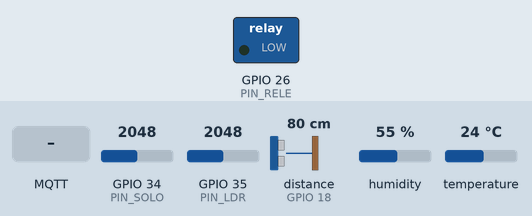
Simulated run of this sketch. Board: ESP32. Parts: switched loads named in the sketch (green lamp = pin HIGH). Wiring (inferred from the names in the program): ultrasonic range finder: trigger GPIO 5; echo GPIO 18. The test bench sets the inputs (shaded band); at power-on: GPIO 34 (PIN_SOLO) = 2048, distance to the obstacle (sensor on GPIO 18) 80 cm, GPIO 35 (PIN_LDR) = 2048, humidity 55 %, temperature 24 °C. The echo pulse lasts 58.3 µs per cm; WiFi joins after 1.5 s; servers stay silent unless stated; random numbers use the default seed unless the sketch sets one; no MQTT or app messages arrive unless stated; pins used as bus, display or sensor lines are not drawn; what the sketch prints to the serial monitor is not drawn.

Above: at 2.7 s.
2.8 s: GPIO 34 (PIN_SOLO) set to 1484
4.7 s: GPIO 34 (PIN_SOLO) set to 1385
At 6.7 s:
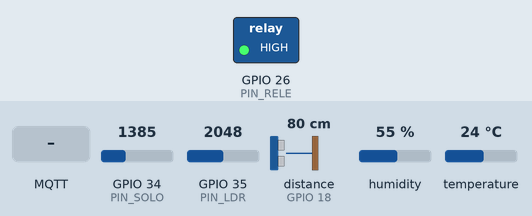
7.0 s: distance to the obstacle (sensor on GPIO 18) set to 54 cm
8.5 s: distance to the obstacle (sensor on GPIO 18) set to 45 cm
13.0 s: MQTT message "OFF" arrives on the first subscribed topic
At 14.3 s:
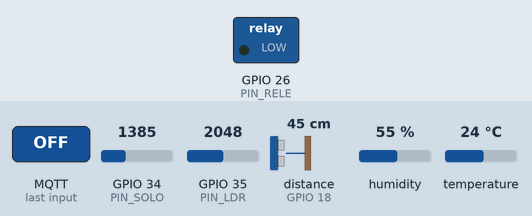
Timing chart, 0 to 16.0 s (numbered marks = the images above; inputs shaded):
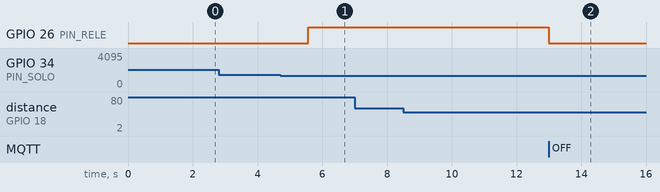

Measured:
- the behaviour switches between 1434 and 1433 on GPIO 34 (PIN_SOLO) (found by bisection; images 0 and 1)
- after the input at 2.8 s, every drawn part: stays the same
- after the input at 4.7 s, GPIO 26 (PIN_RELE): LOW → HIGH after 0.88 s
- after the input at 7.0 s, every drawn part: stays the same
- after the input at 8.5 s, every drawn part: stays the same
- after the input at 13.0 s, GPIO 26 (PIN_RELE): HIGH → LOW at once

The sketch:

sketch.ino
```cpp
#include <WiFi.h>
#include <PubSubClient.h>
#include <DHT.h>
#include <ArduinoJson.h>

// --- Configurações de Rede e MQTT ---
const char* ssid = "Wokwi-GUEST";
const char* password = "";
const char* mqtt_server = "broker.hivemq.com"; // Suporta WebSockets na sala VR (ws://broker.hivemq.com:8000/mqtt)
const int mqtt_port = 1883;

// Tópicos MQTT (Ajuste conforme o projeto Estufa Inteligente)
const char* TOPIC_TELEMETRIA = "estufa/vr/telemetria";
const char* TOPIC_CMD_BOMBA  = "estufa/vr/bomba/cmd";
const char* TOPIC_CONFIG     = "estufa/vr/config";

// --- Pinos dos Sensores e Atuadores ---
#define PIN_SOLO 34
#define PIN_LDR  35
#define PIN_RELE 26
#define PIN_TRIG 5
#define PIN_ECHO 18
#define PIN_DHT  15

DHT dht(PIN_DHT, DHT22);
WiFiClient espClient;
PubSubClient client(espClient);

// --- Variáveis de Estado e Histerese ---
float limiarLigar = 35.0;     // Liga abaixo de 35%
float limiarDesligar = 70.0;  // Desliga em 70%
bool bombaLigada = false;
bool modoManual = false;
unsigned long ultimoEnvio = 0;

void setup_wifi() {
  delay(10);
  Serial.print("Conectando ao Wi-Fi");
  WiFi.begin(ssid, password);
  while (WiFi.status() != WL_CONNECTED) {
    delay(500);
    Serial.print(".");
  }
  Serial.println("\nWi-Fi conectado!");
}

// Recebe comandos da Sala VR (Ligar/Desligar bomba ou alterar limites)
void callback(char* topic, byte* payload, unsigned int length) {
  String msg;
  for (unsigned int i = 0; i < length; i++) {
    msg += (char)payload[i];
  }
  Serial.printf("Mensagem recebida [%s]: %s\n", topic, msg.c_str());

  // Comando direto para a bomba vindo da Sala VR
  if (String(topic) == TOPIC_CMD_BOMBA) {
    if (msg == "ON") {
      modoManual = true;
      bombaLigada = true;
    } else if (msg == "OFF") {
      modoManual = true;
      bombaLigada = false;
    } else if (msg == "AUTO") {
      modoManual = false;
    }
    digitalWrite(PIN_RELE, bombaLigada ? HIGH : LOW);
  }

  // Atualização dinâmica dos limites de histerese via painel VR
  if (String(topic) == TOPIC_CONFIG) {
    StaticJsonDocument<200> doc;
    DeserializationError error = deserializeJson(doc, msg);
    if (!error) {
      if (doc.containsKey("min")) limiarLigar = doc["min"];
      if (doc.containsKey("max")) limiarDesligar = doc["max"];
      Serial.printf("Novos limites: Ligar < %.1f%% | Desligar >= %.1f%%\n", limiarLigar, limiarDesligar);
    }
  }
}

void reconnect() {
  while (!client.connected()) {
    Serial.print("Conectando ao Broker MQTT...");
    String clientId = "ESP32-EstufaVR-" + String(random(0xffff), HEX);
    if (client.connect(clientId.c_str())) {
      Serial.println("Conectado!");
      client.subscribe(TOPIC_CMD_BOMBA);
      client.subscribe(TOPIC_CONFIG);
    } else {
      Serial.print("Falha, rc=");
      Serial.print(client.state());
      Serial.println(" Tentando novamente em 3s...");
      delay(3000);
    }
  }
}

// Leitura do sensor de proximidade HC-SR04 (em cm)
float lerDistancia() {
  digitalWrite(PIN_TRIG, LOW);
  delayMicroseconds(2);
  digitalWrite(PIN_TRIG, HIGH);
  delayMicroseconds(10);
  digitalWrite(PIN_TRIG, LOW);
  long duracao = pulseIn(PIN_ECHO, HIGH, 30000);
  if (duracao == 0) return 999.0;
  return duracao * 0.034 / 2.0;
}

void setup() {
  Serial.begin(115200);
  pinMode(PIN_RELE, OUTPUT);
  pinMode(PIN_TRIG, OUTPUT);
  pinMode(PIN_ECHO, INPUT);
  digitalWrite(PIN_RELE, LOW);

  dht.begin();
  setup_wifi();
  client.setServer(mqtt_server, mqtt_port);
  client.setCallback(callback);
}

void loop() {
  if (!client.connected()) {
    reconnect();
  }
  client.loop();

  // Envia telemetria a cada 1 segundo (para alimentar o gráfico e detectar timeout na sala)
  if (millis() - ultimoEnvio > 1000) {
    ultimoEnvio = millis();

    // 1. Leitura dos sensores
    int rawSolo = analogRead(PIN_SOLO);
    float umidadeSolo = map(rawSolo, 0, 4095, 0, 100);

    int rawLdr = analogRead(PIN_LDR);
    // No módulo LDR do Wokwi, menor valor analógico = mais luz
    float luminosidade = map(rawLdr, 4095, 0, 0, 100);

    float tempAr = dht.readTemperature();
    float umidAr = dht.readHumidity();
    if (isnan(tempAr)) tempAr = 24.0;
    if (isnan(umidAr)) umidAr = 60.0;

    float distancia = lerDistancia();
    bool proximidadeDetectada = (distancia < 50.0); // Alerta se alguém chegar a menos de 50cm

    // 2. Lógica automática da bomba com Histerese
    if (!modoManual) {
      if (!bombaLigada && umidadeSolo < limiarLigar) {
        bombaLigada = true;
      } else if (bombaLigada && umidadeSolo >= limiarDesligar) {
        bombaLigada = false;
      }
      digitalWrite(PIN_RELE, bombaLigada ? HIGH : LOW);
    }

    // 3. Monta o JSON para a Sala VR
    StaticJsonDocument<256> doc;
    doc["umidadeSolo"] = umidadeSolo;
    doc["temperatura"] = tempAr;
    doc["umidadeAr"]   = umidAr;
    doc["luz"]         = luminosidade;
    doc["distancia"]   = distancia;
    doc["proximidade"] = proximidadeDetectada;
    doc["bomba"]       = bombaLigada;
    doc["modoManual"]  = modoManual;

    char buffer[256];
    serializeJson(doc, buffer);

    client.publish(TOPIC_TELEMETRIA, buffer);
    Serial.println(buffer);
  }
}
```
